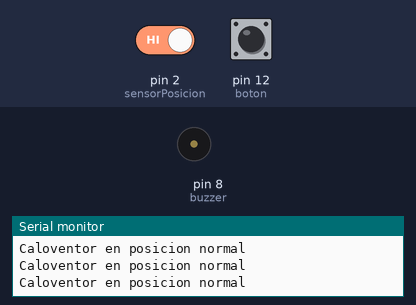
Bench run of a sketch on a simulated Arduino Uno, built with avr-gcc and run on an emulated ATmega328P. On the bench: buzzer (waves = sounding), the last lines printed to the serial monitor. The inputs (shaded band) are chosen by the test bench; at power-on: pin 2 (sensorPosicion) HIGH, pin 12 (boton) LOW.

Above: at 1.8 s.
1.9 s: pin 2 (sensorPosicion) driven LOW
At 4.8 s:
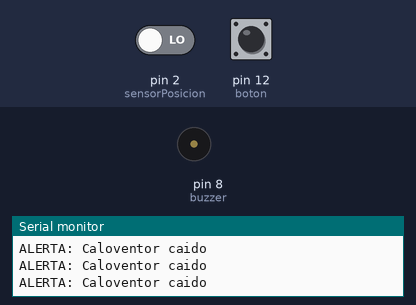
4.9 s: pin 12 (boton) pulled HIGH for 0.6 s
At 5.8 s:
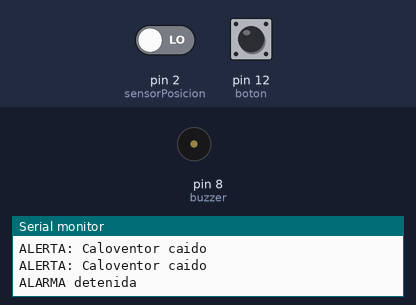
8.5 s: pin 12 (boton) pulled HIGH for 3.2 s
At 9.5 s:
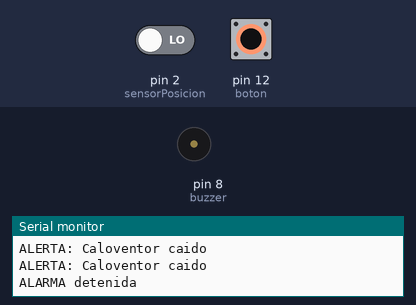
13.2 s: pin 2 (sensorPosicion) driven HIGH
At 13.7 s:
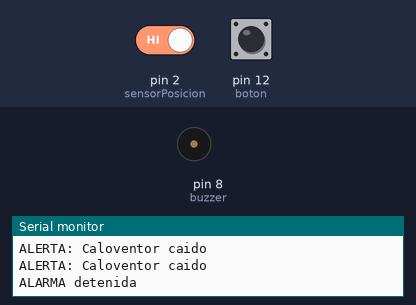
Timing chart, 0 to 16.2 s (numbered marks = the images above; inputs shaded):
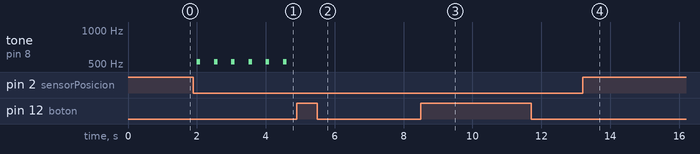

The sketch:

proyectoIOT.ino
```cpp
int sensorPosicion = 2;
int buzzer = 8;
int boton = 12;

void setup() {
  pinMode(boton, INPUT);
  pinMode(sensorPosicion, INPUT_PULLUP);
  pinMode(buzzer, OUTPUT);
  Serial.begin(9600);
}

void loop() {

  if (digitalRead(boton) == HIGH) {
    Serial.println("ALARMA detenida");
    noTone(buzzer);

    while (digitalRead(boton) == HIGH) {
      delay(5000);
    }
    Serial.println("liberado, Reanudando programa");
  }

  int estadoSensor = digitalRead(sensorPosicion);

  	if (estadoSensor == LOW) {
    	tone(buzzer, 523, 100);
    	Serial.println("ALERTA: Caloventor caido");
  	}
  	else {
    	Serial.println("Caloventor en posicion normal");
    	digitalWrite(buzzer, LOW);
  	}

  delay(500);
}
```

Measured:
- after the input at 1.9 s, tone on pin 8 (buzzer): alternates 523 Hz for 0.10 s and silent for 0.40 s, starting after 0.10 s
- after the input at 4.9 s, tone on pin 8 (buzzer): stops changing and stays silent
- after the input at 8.5 s, tone on pin 8 (buzzer): stops changing and stays silent
- after the input at 13.2 s, tone on pin 8 (buzzer): stops changing and stays silent
